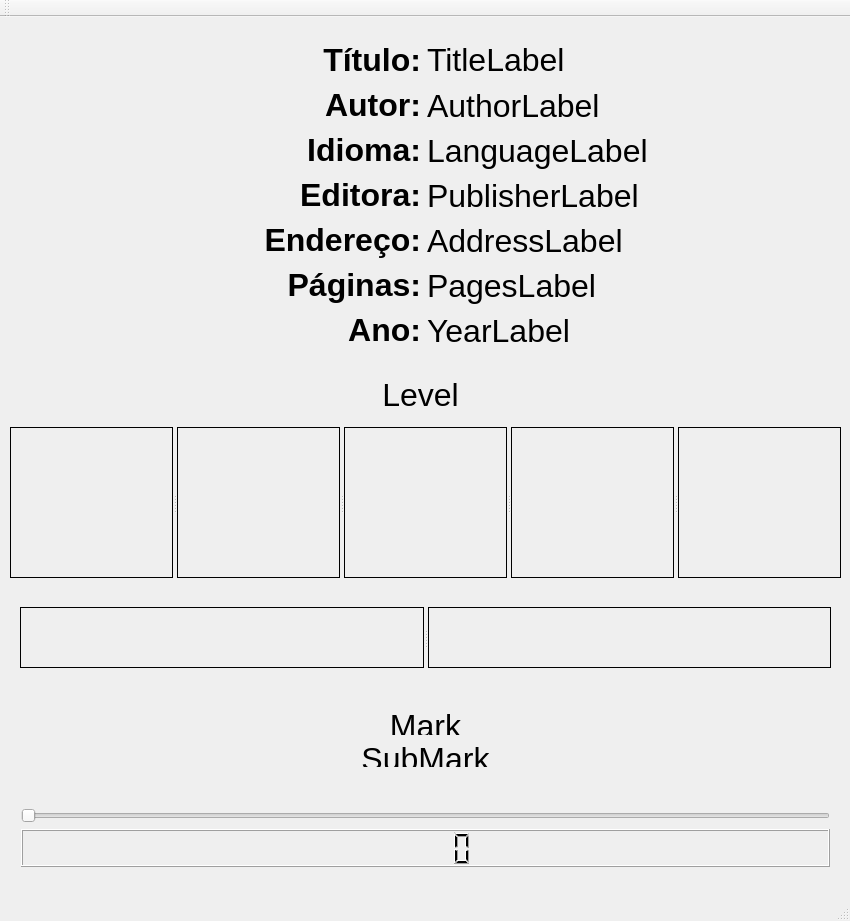
<?xml version="1.0" encoding="UTF-8"?>
<ui version="4.0">
 <class>Player</class>
 <widget class="QMainWindow" name="Player">
  <property name="geometry">
   <rect>
    <x>0</x>
    <y>0</y>
    <width>850</width>
    <height>921</height>
   </rect>
  </property>
  <property name="windowTitle">
   <string>Player</string>
  </property>
  <widget class="QWidget" name="centralWidget">
   <widget class="QLabel" name="levelLabel">
    <property name="geometry">
     <rect>
      <x>380</x>
      <y>360</y>
      <width>81</width>
      <height>31</height>
     </rect>
    </property>
    <property name="font">
     <font>
      <pointsize>24</pointsize>
     </font>
    </property>
    <property name="text">
     <string>&lt;html&gt;&lt;head/&gt;&lt;body&gt;&lt;p align=&quot;center&quot;&gt;&lt;span style=&quot; font-size:24pt;&quot;&gt;Level&lt;/span&gt;&lt;/p&gt;&lt;/body&gt;&lt;/html&gt;</string>
    </property>
   </widget>
   <widget class="QWidget" name="layoutWidget">
    <property name="geometry">
     <rect>
      <x>13</x>
      <y>13</y>
      <width>821</width>
      <height>331</height>
     </rect>
    </property>
    <layout class="QGridLayout" name="gridLayout_2">
     <item row="3" column="0">
      <widget class="QLabel" name="staticPublisherLabel">
       <property name="font">
        <font>
         <pointsize>24</pointsize>
        </font>
       </property>
       <property name="mouseTracking">
        <bool>true</bool>
       </property>
       <property name="text">
        <string>&lt;html&gt;&lt;head/&gt;&lt;body&gt;&lt;p align=&quot;right&quot;&gt;&lt;span style=&quot;font-weight:600;&quot;&gt;Editora:&lt;/span&gt;&lt;/p&gt;&lt;/body&gt;&lt;/html&gt;</string>
       </property>
      </widget>
     </item>
     <item row="0" column="1">
      <widget class="QLabel" name="titleLabel">
       <property name="font">
        <font>
         <pointsize>24</pointsize>
        </font>
       </property>
       <property name="mouseTracking">
        <bool>true</bool>
       </property>
       <property name="text">
        <string>&lt;html&gt;&lt;head/&gt;&lt;body&gt;&lt;p&gt;TitleLabel&lt;/p&gt;&lt;/body&gt;&lt;/html&gt;</string>
       </property>
      </widget>
     </item>
     <item row="1" column="1">
      <widget class="QLabel" name="authorLabel">
       <property name="font">
        <font>
         <pointsize>24</pointsize>
        </font>
       </property>
       <property name="mouseTracking">
        <bool>true</bool>
       </property>
       <property name="text">
        <string>AuthorLabel</string>
       </property>
      </widget>
     </item>
     <item row="4" column="1">
      <widget class="QLabel" name="addressLabel">
       <property name="font">
        <font>
         <pointsize>24</pointsize>
        </font>
       </property>
       <property name="mouseTracking">
        <bool>true</bool>
       </property>
       <property name="text">
        <string>AddressLabel</string>
       </property>
      </widget>
     </item>
     <item row="1" column="0">
      <widget class="QLabel" name="staticAutorLabel">
       <property name="font">
        <font>
         <pointsize>24</pointsize>
        </font>
       </property>
       <property name="mouseTracking">
        <bool>true</bool>
       </property>
       <property name="text">
        <string>&lt;html&gt;&lt;head/&gt;&lt;body&gt;&lt;p align=&quot;right&quot;&gt;&lt;span style=&quot;font-weight:600;&quot;&gt;Autor:&lt;/span&gt;&lt;/p&gt;&lt;/body&gt;&lt;/html&gt;</string>
       </property>
      </widget>
     </item>
     <item row="5" column="0">
      <widget class="QLabel" name="staticPagesLabel">
       <property name="font">
        <font>
         <pointsize>24</pointsize>
        </font>
       </property>
       <property name="mouseTracking">
        <bool>true</bool>
       </property>
       <property name="text">
        <string>&lt;html&gt;&lt;head/&gt;&lt;body&gt;&lt;p align=&quot;right&quot;&gt;&lt;span style=&quot;font-weight:600;&quot;&gt;Páginas:&lt;/span&gt;&lt;/p&gt;&lt;/body&gt;&lt;/html&gt;</string>
       </property>
      </widget>
     </item>
     <item row="6" column="1">
      <widget class="QLabel" name="yearLabel">
       <property name="font">
        <font>
         <pointsize>24</pointsize>
        </font>
       </property>
       <property name="mouseTracking">
        <bool>true</bool>
       </property>
       <property name="text">
        <string>YearLabel</string>
       </property>
      </widget>
     </item>
     <item row="5" column="1">
      <widget class="QLabel" name="pagesLabel">
       <property name="font">
        <font>
         <pointsize>24</pointsize>
        </font>
       </property>
       <property name="mouseTracking">
        <bool>true</bool>
       </property>
       <property name="text">
        <string>PagesLabel</string>
       </property>
      </widget>
     </item>
     <item row="2" column="0">
      <widget class="QLabel" name="staticLanguageLabel">
       <property name="font">
        <font>
         <pointsize>24</pointsize>
        </font>
       </property>
       <property name="mouseTracking">
        <bool>true</bool>
       </property>
       <property name="text">
        <string>&lt;html&gt;&lt;head/&gt;&lt;body&gt;&lt;p align=&quot;right&quot;&gt;&lt;span style=&quot;font-weight:600;&quot;&gt;Idioma:&lt;/span&gt;&lt;/p&gt;&lt;/body&gt;&lt;/html&gt;</string>
       </property>
      </widget>
     </item>
     <item row="0" column="0">
      <widget class="QLabel" name="staticTitleLabel">
       <property name="font">
        <font>
         <pointsize>24</pointsize>
        </font>
       </property>
       <property name="mouseTracking">
        <bool>true</bool>
       </property>
       <property name="text">
        <string>&lt;html&gt;&lt;head/&gt;&lt;body&gt;&lt;p align=&quot;right&quot;&gt;&lt;span style=&quot;font-weight:600;&quot;&gt;Título:&lt;/span&gt;&lt;/p&gt;&lt;/body&gt;&lt;/html&gt;</string>
       </property>
       <property name="alignment">
        <set>Qt::AlignLeading|Qt::AlignLeft|Qt::AlignVCenter</set>
       </property>
      </widget>
     </item>
     <item row="2" column="1">
      <widget class="QLabel" name="languageLabel">
       <property name="font">
        <font>
         <pointsize>24</pointsize>
        </font>
       </property>
       <property name="mouseTracking">
        <bool>true</bool>
       </property>
       <property name="text">
        <string>LanguageLabel</string>
       </property>
      </widget>
     </item>
     <item row="3" column="1">
      <widget class="QLabel" name="publisherLabel">
       <property name="font">
        <font>
         <pointsize>24</pointsize>
        </font>
       </property>
       <property name="mouseTracking">
        <bool>true</bool>
       </property>
       <property name="text">
        <string>PublisherLabel</string>
       </property>
      </widget>
     </item>
     <item row="4" column="0">
      <widget class="QLabel" name="staticAddressLabel">
       <property name="font">
        <font>
         <pointsize>24</pointsize>
        </font>
       </property>
       <property name="mouseTracking">
        <bool>true</bool>
       </property>
       <property name="text">
        <string>&lt;html&gt;&lt;head/&gt;&lt;body&gt;&lt;p align=&quot;right&quot;&gt;&lt;span style=&quot;font-weight:600;&quot;&gt;Endereço:&lt;/span&gt;&lt;/p&gt;&lt;/body&gt;&lt;/html&gt;</string>
       </property>
      </widget>
     </item>
     <item row="6" column="0">
      <widget class="QLabel" name="staticYearLabel">
       <property name="font">
        <font>
         <pointsize>24</pointsize>
        </font>
       </property>
       <property name="mouseTracking">
        <bool>true</bool>
       </property>
       <property name="text">
        <string>&lt;html&gt;&lt;head/&gt;&lt;body&gt;&lt;p align=&quot;right&quot;&gt;&lt;span style=&quot;font-weight:600;&quot;&gt;Ano:&lt;/span&gt;&lt;/p&gt;&lt;/body&gt;&lt;/html&gt;</string>
       </property>
      </widget>
     </item>
    </layout>
   </widget>
   <widget class="QWidget" name="layoutWidget">
    <property name="geometry">
     <rect>
      <x>10</x>
      <y>780</y>
      <width>831</width>
      <height>81</height>
     </rect>
    </property>
    <layout class="QGridLayout" name="gridLayout">
     <item row="2" column="2">
      <widget class="QLCDNumber" name="lcdNumber"/>
     </item>
     <item row="0" column="2">
      <widget class="QSlider" name="songSlider">
       <property name="orientation">
        <enum>Qt::Horizontal</enum>
       </property>
      </widget>
     </item>
    </layout>
   </widget>
   <widget class="QSplitter" name="splitter">
    <property name="geometry">
     <rect>
      <x>10</x>
      <y>410</y>
      <width>831</width>
      <height>151</height>
     </rect>
    </property>
    <property name="font">
     <font>
      <kerning>true</kerning>
     </font>
    </property>
    <property name="toolTip">
     <string/>
    </property>
    <property name="orientation">
     <enum>Qt::Horizontal</enum>
    </property>
    <property name="opaqueResize">
     <bool>false</bool>
    </property>
    <property name="childrenCollapsible">
     <bool>true</bool>
    </property>
    <widget class="QPushButton" name="fastrewindButton">
     <property name="styleSheet">
      <string notr="true">border:1px solid</string>
     </property>
     <property name="text">
      <string/>
     </property>
     <property name="icon">
      <iconset resource="resource.qrc">
       <normaloff>:/images/seek-backward.png</normaloff>:/images/seek-backward.png</iconset>
     </property>
     <property name="iconSize">
      <size>
       <width>80</width>
       <height>80</height>
      </size>
     </property>
    </widget>
    <widget class="QPushButton" name="rewindButton">
     <property name="styleSheet">
      <string notr="true">border:1px solid</string>
     </property>
     <property name="text">
      <string/>
     </property>
     <property name="icon">
      <iconset resource="resource.qrc">
       <normaloff>:/images/backward.png</normaloff>:/images/backward.png</iconset>
     </property>
     <property name="iconSize">
      <size>
       <width>100</width>
       <height>100</height>
      </size>
     </property>
    </widget>
    <widget class="QPushButton" name="playOrPauseButton">
     <property name="minimumSize">
      <size>
       <width>100</width>
       <height>0</height>
      </size>
     </property>
     <property name="styleSheet">
      <string notr="true">border:1px solid</string>
     </property>
     <property name="text">
      <string/>
     </property>
     <property name="icon">
      <iconset resource="resource.qrc">
       <normaloff>:/images/start.png</normaloff>:/images/start.png</iconset>
     </property>
     <property name="iconSize">
      <size>
       <width>120</width>
       <height>120</height>
      </size>
     </property>
    </widget>
    <widget class="QPushButton" name="forwardButton">
     <property name="enabled">
      <bool>true</bool>
     </property>
     <property name="autoFillBackground">
      <bool>false</bool>
     </property>
     <property name="styleSheet">
      <string notr="true">border:1px solid</string>
     </property>
     <property name="text">
      <string/>
     </property>
     <property name="icon">
      <iconset resource="resource.qrc">
       <normaloff>:/images/forward.png</normaloff>:/images/forward.png</iconset>
     </property>
     <property name="iconSize">
      <size>
       <width>100</width>
       <height>100</height>
      </size>
     </property>
    </widget>
    <widget class="QPushButton" name="fastforwardButton">
     <property name="styleSheet">
      <string notr="true">border:1px solid</string>
     </property>
     <property name="text">
      <string/>
     </property>
     <property name="icon">
      <iconset resource="resource.qrc">
       <normaloff>:/images/seek-forward.png</normaloff>:/images/seek-forward.png</iconset>
     </property>
     <property name="iconSize">
      <size>
       <width>80</width>
       <height>80</height>
      </size>
     </property>
    </widget>
   </widget>
   <widget class="QWidget" name="">
    <property name="geometry">
     <rect>
      <x>10</x>
      <y>680</y>
      <width>831</width>
      <height>81</height>
     </rect>
    </property>
    <layout class="QGridLayout" name="gridLayout_4">
     <item row="0" column="0">
      <widget class="QLabel" name="markLabel">
       <property name="font">
        <font>
         <pointsize>24</pointsize>
        </font>
       </property>
       <property name="text">
        <string>&lt;html&gt;&lt;head/&gt;&lt;body&gt;&lt;p align=&quot;center&quot;&gt;&lt;span style=&quot; font-size:24pt;&quot;&gt;Mark&lt;/span&gt;&lt;/p&gt;&lt;/body&gt;&lt;/html&gt;</string>
       </property>
      </widget>
     </item>
     <item row="1" column="0">
      <widget class="QLabel" name="subMarkLabel">
       <property name="font">
        <font>
         <pointsize>24</pointsize>
        </font>
       </property>
       <property name="text">
        <string>&lt;html&gt;&lt;head/&gt;&lt;body&gt;&lt;p align=&quot;center&quot;&gt;&lt;span style=&quot; font-size:24pt;&quot;&gt;SubMark&lt;/span&gt;&lt;/p&gt;&lt;/body&gt;&lt;/html&gt;</string>
       </property>
      </widget>
     </item>
    </layout>
   </widget>
   <widget class="QSplitter" name="splitter_2">
    <property name="geometry">
     <rect>
      <x>20</x>
      <y>590</y>
      <width>811</width>
      <height>61</height>
     </rect>
    </property>
    <property name="sizePolicy">
     <sizepolicy hsizetype="Expanding" vsizetype="Preferred">
      <horstretch>0</horstretch>
      <verstretch>0</verstretch>
     </sizepolicy>
    </property>
    <property name="cursor">
     <cursorShape>PointingHandCursor</cursorShape>
    </property>
    <property name="orientation">
     <enum>Qt::Horizontal</enum>
    </property>
    <widget class="QPushButton" name="upLevelButton">
     <property name="minimumSize">
      <size>
       <width>400</width>
       <height>50</height>
      </size>
     </property>
     <property name="styleSheet">
      <string notr="true">border:1px solid</string>
     </property>
     <property name="text">
      <string/>
     </property>
     <property name="icon">
      <iconset resource="resource.qrc">
       <normaloff>:/images/up.png</normaloff>:/images/up.png</iconset>
     </property>
     <property name="iconSize">
      <size>
       <width>32</width>
       <height>32</height>
      </size>
     </property>
    </widget>
    <widget class="QPushButton" name="downLevelButton">
     <property name="minimumSize">
      <size>
       <width>400</width>
       <height>50</height>
      </size>
     </property>
     <property name="styleSheet">
      <string notr="true">border:1px solid</string>
     </property>
     <property name="text">
      <string/>
     </property>
     <property name="icon">
      <iconset resource="resource.qrc">
       <normaloff>:/images/down.png</normaloff>:/images/down.png</iconset>
     </property>
     <property name="iconSize">
      <size>
       <width>32</width>
       <height>32</height>
      </size>
     </property>
    </widget>
   </widget>
   <zorder>splitter</zorder>
   <zorder>levelLabel</zorder>
   <zorder>layoutWidget</zorder>
   <zorder>layoutWidget</zorder>
   <zorder>layoutWidget</zorder>
   <zorder></zorder>
   <zorder>downLevelButton</zorder>
  </widget>
  <widget class="QMenuBar" name="menuBar">
   <property name="geometry">
    <rect>
     <x>0</x>
     <y>0</y>
     <width>850</width>
     <height>22</height>
    </rect>
   </property>
  </widget>
  <widget class="QStatusBar" name="statusBar"/>
  <widget class="QToolBar" name="toolBar">
   <property name="windowTitle">
    <string>toolBar</string>
   </property>
   <attribute name="toolBarArea">
    <enum>TopToolBarArea</enum>
   </attribute>
   <attribute name="toolBarBreak">
    <bool>false</bool>
   </attribute>
  </widget>
  <action name="actionOpen">
   <property name="text">
    <string>Open File</string>
   </property>
  </action>
  <action name="actionSave">
   <property name="text">
    <string>Close</string>
   </property>
  </action>
  <action name="actionSave_As">
   <property name="text">
    <string>Save</string>
   </property>
  </action>
  <action name="actionSave_As_2">
   <property name="text">
    <string>Save As...</string>
   </property>
  </action>
  <action name="actionRecent_Files">
   <property name="text">
    <string>Recent Files</string>
   </property>
  </action>
  <action name="actionCopy">
   <property name="text">
    <string>Copy</string>
   </property>
  </action>
  <action name="actionPaste">
   <property name="text">
    <string>Paste</string>
   </property>
  </action>
  <action name="actionThis_Player">
   <property name="text">
    <string>This Player</string>
   </property>
  </action>
 </widget>
 <layoutdefault spacing="6" margin="11"/>
 <resources>
  <include location="resource.qrc"/>
 </resources>
 <connections/>
</ui>
